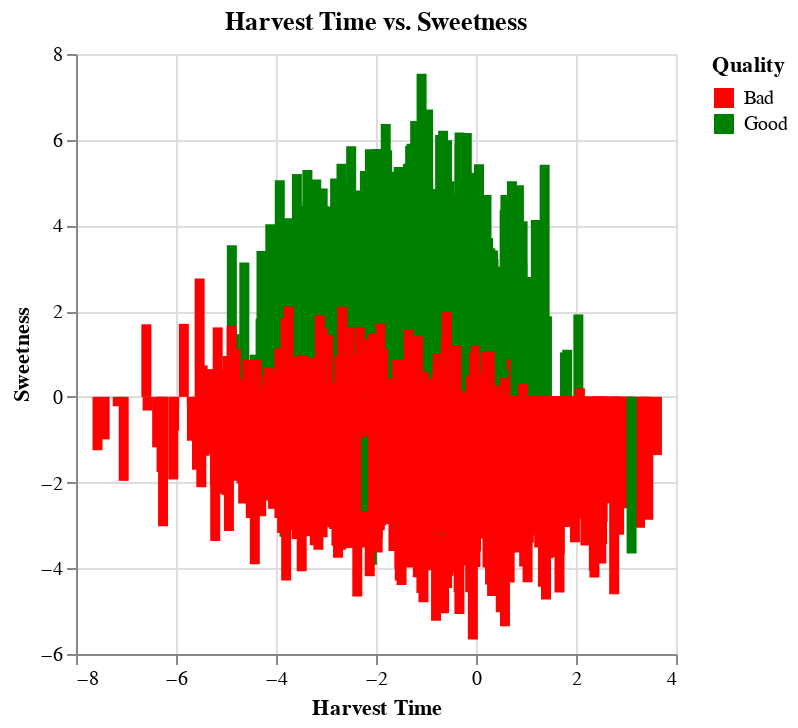

Notebook code for this chart:
### Code cell
alt.Chart(data).mark_bar().encode(
    x = alt.X('HarvestTime', title='Harvest Time'),
    y = "Sweetness",
    color = alt.Color('Quality', scale=alt.Scale(domain=['Bad', 'Good'], range=['red', 'green']))
).properties(
    title='Harvest Time vs. Sweetness'
    
)

### Figure 1 — Vega-Lite specification as saved in the notebook (floating-point values rounded to 4 significant figures; data arrays with more than 128 entries replaced by an {"elided": "..."} marker saying what was removed)
{"config": {"background": "white", "view": {"continuousWidth": 300, "continuousHeight": 300}}, "data": {"name": "data-4488583d44f6ed5c6f80e47d958743a2"}, "mark": {"type": "bar"}, "encoding": {"color": {"field": "Quality", "scale": {"domain": ["Bad", "Good"], "range": ["red", "green"]}, "type": "nominal"}, "x": {"field": "HarvestTime", "title": "Harvest Time", "type": "quantitative"}, "y": {"field": "Sweetness", "type": "quantitative"}}, "title": "Harvest Time vs. Sweetness", "$schema": "https://vega.github.io/schema/vega-lite/v5.16.3.json", "datasets": {"data-4488583d44f6ed5c6f80e47d958743a2": {"elided": "4000 records"}}}
